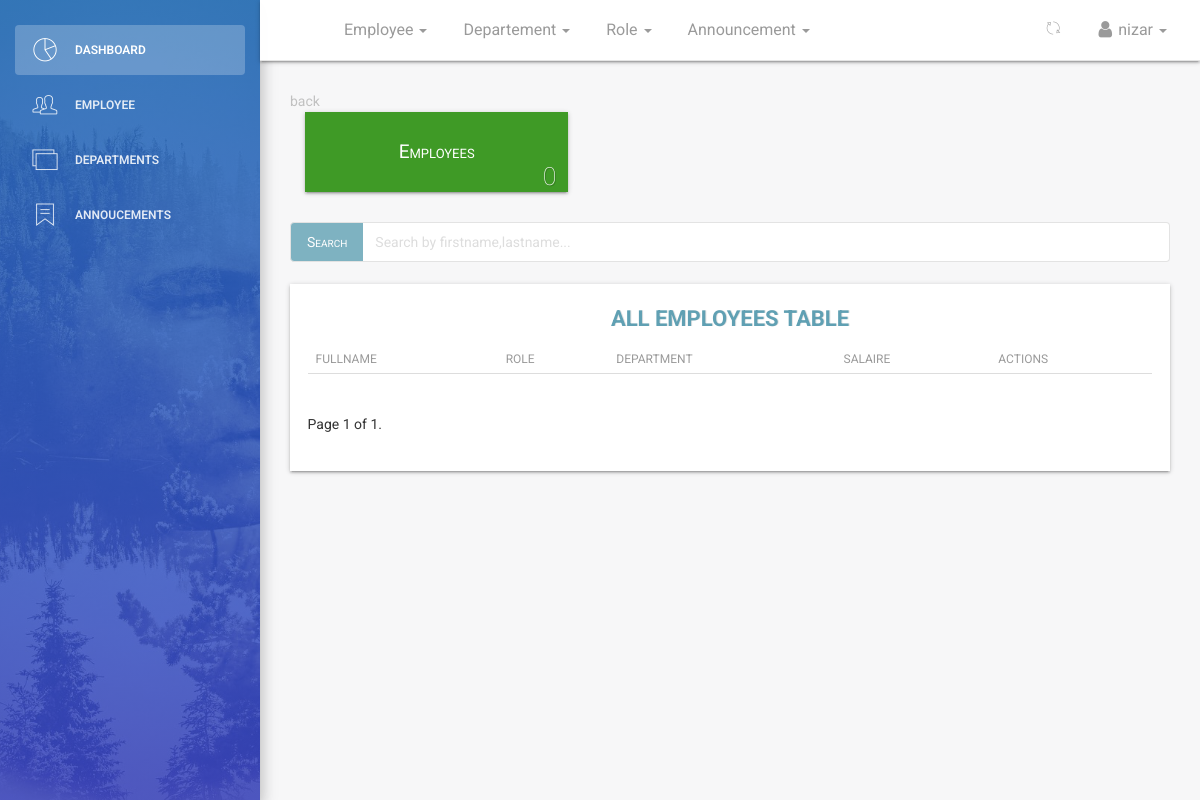
Before: /dashboard/employees/all/ (signed in) with the older database file.
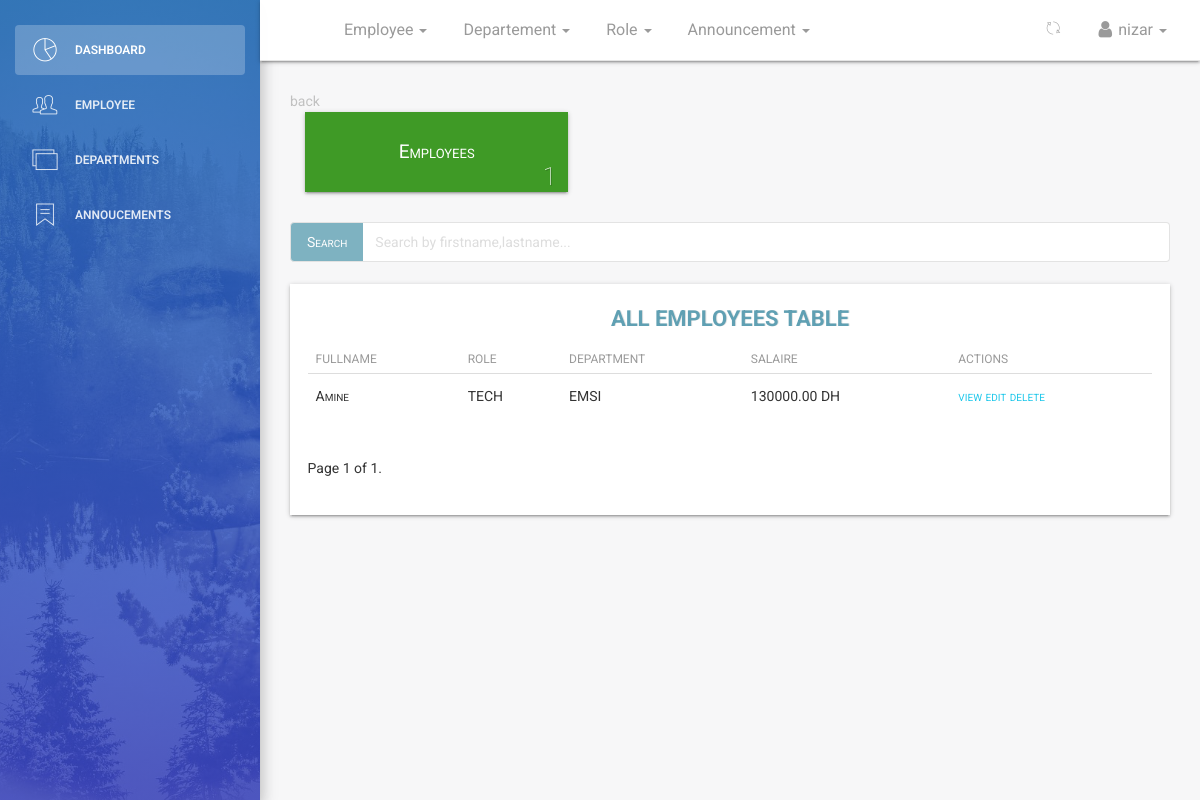
After: the same page with the newer database file.
### employee/models.py (models this page shows, shortened)
class Employee(models.Model):
    MALE = 'male'
    FEMALE = 'female'
    OTHER = 'other'
    NOT_KNOWN = 'Not Known'
    GENDER = (
        (MALE, 'Male'),
        (FEMALE, 'Female'),
        (OTHER, 'Other'),
        (NOT_KNOWN, 'Not Known'),
    )
    user = models.ForeignKey(User, on_delete=models.CASCADE, default=1)
    image = models.FileField(_('Profile Image'), upload_to='profiles', default='default.png', blank=True,
                             null=True, help_text='upload image size less than 2.0MB')  # work on path username-date/image
    firstname = models.CharField(
        _('Firstname'), max_length=125, null=False, blank=False)
    lastname = models.CharField(
        _('Lastname'), max_length=125, null=False, blank=False)
    sex = models.CharField(_('Gender'), max_length=10,
                           default=MALE, choices=GENDER, blank=False)
    email = models.CharField(
        _('Email (optional)'), max_length=255, default=None, blank=True, null=True)
    tel = PhoneNumberField(default='+212000000000', null=False, blank=False,
                           verbose_name='Phone Number (Example +212000000000)', help_text='Enter number with Country Code Eg. +212000000000')
    bio = models.CharField(_('Bio'), help_text='your biography,tell me something about yourself eg. i love working ...',
                           max_length=255, default='', null=True, blank=True)
    birthday = models.DateField(_('Birthday'), blank=False, null=False)
    cinnumber = models.CharField(
        _('CIN Number'), max_length=30, null=True, blank=True)
    department = models.ForeignKey(Department, verbose_name=_(
        'Department'), on_delete=models.SET_NULL, null=True, default=None)
    role = models.ForeignKey(Role, verbose_name=_(
        'Role'), on_delete=models.SET_NULL, null=True, default=None)
    startdate = models.DateField(
        _('Employement Date'), help_text='date of employement', blank=False, null=True)
    salaire = models.DecimalField(
        _('Salaire'), max_digits=10, decimal_places=2, default=0)
    created = models.DateTimeField(verbose_name=_(
        'Created'), auto_now_add=True, null=True)
    updated = models.DateTimeField(
        verbose_name=_('Updated'), auto_now=True, null=True)
    objects = EmployeeManager()
    class Meta:
        verbose_name = _('Employee')
        verbose_name_plural = _('Employees')
        ordering = ['-created']

class Role(models.Model):
    name = models.CharField(max_length=125)
    description = models.CharField(max_length=125, null=True, blank=True)
    created = models.DateTimeField(
        verbose_name=_('Created'), auto_now_add=True)
    updated = models.DateTimeField(verbose_name=_('Updated'), auto_now=True)
    class Meta:
        verbose_name = _('Role')
        verbose_name_plural = _('Roles')
        ordering = ['name', 'created']
    def __str__(self):
        return self.name

class Department(models.Model):
    name = models.CharField(max_length=125)
    description = models.CharField(max_length=125, null=True, blank=True)
    created = models.DateTimeField(
        verbose_name=_('Created'), auto_now_add=True)
    updated = models.DateTimeField(verbose_name=_('Updated'), auto_now=True)
    class Meta:
        verbose_name = _('Department')
        verbose_name_plural = _('Departments')
        ordering = ['name', 'created']
    def __str__(self):
        return self.name

### dashboard/views.py (the view)
# urls.py: path('employees/all/', views.dashboard_employees, name='employees'),
def dashboard_employees(request):
    if not (request.user.is_authenticated and request.user.is_superuser and request.user.is_staff):
        return redirect('/')
    dataset = dict()
    departments = Department.objects.all()
    employees = Employee.objects.all()
    query = request.GET.get('search')
    if query:
        employees = employees.filter(
            Q(firstname__icontains=query) |
            Q(lastname__icontains=query)
        )
    paginator = Paginator(employees, 10)  # show 10 employee lists per page
    page = request.GET.get('page')
    employees_paginated = paginator.get_page(page)
    dataset['employee_list'] = employees_paginated
    dataset['departments'] = departments
    dataset['all_employees'] = Employee.objects.all_employees()
    dataset['title'] = 'Employees list view'
    return render(request, 'dashboard/employee_app.html', dataset)

### employee/managers.py (called while the page is built)
    def all_employees(self):
        return super().get_queryset()

### templates/dashboard/employee_app.html (shortened to what this page needs)
{% extends '_layout.html' %}
 {% block navheader %}
 	{% include 'includes/navheader_employee_app.html' %}
 {% endblock %}
 {% block content %}
        <section class="content">
            <section class="container-fluid">
            	<section class="row">
	            		<section class="col col-lg-12">
	            			<a href="{{request.META.HTTP_REFERER|escape}}" style="color:#c1c1c1;">back</a>
	            		</section>
            	</section>
            	   <section class="row">
                        <section class="col col-sm-8 offset-sm-2">
                        </section>
                    </section>
                    <section class="row margin-bottom">
                    	<div class="container-fluid">
                    	<section class="col-lg-4 col-md-4 col-sm-12">
	            			<div class="employee-box sec-box">
	            				<a href="{% url 'dashboard:employees' %}">
	            				<span>Employees</span>
	            				</a>
	            				<span class="count-object">{{ all_employees.count }}</span>
	            			</div>
            			</section>
	            		</div>
                    </section>
					<div class="row" style="margin-bottom: 2.2rem;margin-top: 3rem;">
					 <div class="">
					  <div class="col-lg-12">
					  	<form action="" method="GET">
						    <div class="input-group">
						      <span class="input-group-btn">
						        <button class="btn btn-default" id = "stylebutton" type="button">Search</button>
						      </span>
						      <input type="search" value="{{request.GET.search}}" name="search" class="form-control" placeholder="Search by firstname,lastname...">
						    </div>
					    </form>
					  </div>
					  </div>
					</div>
                	<div class="table-responsive table-shadow">
                		<div class="text-center table-description">
                			<h4 class="title-h3" style="color: #60a0b3 !important;
    						text-shadow: 1px 0px rgba(0,0,0,0.11)">ALL EMPLOYEES TABLE</h4>
                		</div>
                		<table class="table">
							  <thead>
							    <tr>
							      <th scope="col">Fullname</th>
							      <th scope="col">Role</th>
							      <th scope="col">Department</th>
							      <th scope="col">Salaire</th>
								<th scope="col">Actions</th>
							    </tr>
							  </thead>
							  <tbody>
							  	{% for employee in employee_list %}
							    <tr>
							      <td>{{ employee.user }}</td>
							      <td>{{ employee.role }}</td>
							      <td>{{ employee.department }}</td>
							      <td>{{ employee.salaire }} DH</td>
								  <td>
							      	<a href="{% url 'dashboard:employeeinfo' employee.id %}">
							      	    view
							      	</a>
							        <a href="{% url 'dashboard:edit' employee.id %}">
							       	edit
							        </a>
									<a href="{% url 'dashboard:delete' employee.id %}">
										delete
									 </a>
							      </td>
							    </tr>
							    {% endfor %}
							  </tbody>
						</table>
							  <div class="pagination">
							    <span class="step-links">
							        <span class="current">
							            Page {{ employee_list.number }} of {{ employee_list.paginator.num_pages }}.
							        </span>
							    </span>
							</div>
					</div>
            </section>
        </section>
 {% endblock %}

### templates/_layout.html (shortened to what this page needs)
{% load static %}
{% load humanize %}
<!doctype html>
<html lang="en">
<head>
    <link href="{% static 'css/bootstrap.min.css' %}" rel="stylesheet" />
    <link href="{% static 'css/animate.min.css' %}" rel="stylesheet"/>
    <link href="{% static 'css/light-bootstrap-dashboard.css' %}" rel="stylesheet"/>
    <link href="{% static 'css/demo.css' %}" rel="stylesheet" />
    <link href="http://maxcdn.bootstrapcdn.com/font-awesome/4.2.0/css/font-awesome.min.css" rel="stylesheet">
    <link href="{% static 'css/pe-icon-7-stroke.css' %}" rel="stylesheet" />
    <link rel="stylesheet" href="//code.jquery.com/ui/1.12.1/themes/base/jquery-ui.css">
</head>
<body>
<div class="wrapper">
    <div class="sidebar" data-color="blue" data-image="{% static 'img/sidebar-1.jpg' %}">
    	<div class="sidebar-wrapper">
            <ul class="nav">
                {% if request.user.is_superuser and request.user.is_staff %}
                <li class="active">
                    <a href="{% url 'dashboard:dashboard' %}">
                        <i class="pe-7s-graph"></i>
                        <p>Dashboard</p>
                    </a>
                </li>
                <li>
                    <a href="{% url 'dashboard:employees' %}">
                        <i class="pe-7s-users"></i>
                        <p>Employee</p>
                    </a>
                </li>
                <li>
                    <a href="{% url 'dashboard:departments' %}">
                        <i class="pe-7s-photo-gallery"></i>
                        <p>Departments</p>
                    </a>
                </li>
                {% endif %}
                <li>
                    <a href="{% url 'dashboard:announcements' %}">
                        <i class="pe-7s-ribbon"></i>
                        <p>Annoucements</p>
                    </a>
                </li>
            </ul>
    	</div>
    </div>
    <div class="main-panel">
    {% block navheader %}{% endblock %}
    {% block content %}{% endblock %}
    </div>
</div>
</body>
</html>

### templates/includes/navheader_employee_app.html (shortened to what this page needs)
 {% load static %}
 <nav class="navbar navbar-default navbar-fixed shadow">
            <div class="container-fluid">
                <div class="collapse navbar-collapse">
                    <ul class="nav navbar-nav navbar-left">
                        <li>
                            <a href="" class="dropdown-toggle" data-toggle="dropdown">
                            </a>
                        </li>
                        {% if request.user.is_superuser and request.user.is_staff %}
                        <li class="dropdown">
                              <a href="" class="dropdown-toggle" data-toggle="dropdown">
                                    <p>
                                        Employee
                                        <b class="caret"></b>
                                    </p>
                              </a>
                        </li>
                        <li class="dropdown">
                            <a href="" class="dropdown-toggle" data-toggle="dropdown">
                                  <p>
                                      Departement
                                      <b class="caret"></b>
                                  </p>
                            </a>
                      </li>
                      <li class="dropdown">
                        <a href="" class="dropdown-toggle" data-toggle="dropdown">
                              <p>
                                  Role
                                  <b class="caret"></b>
                              </p>
                        </a>
                  </li>
                  <li class="dropdown">
                    <a href="" class="dropdown-toggle" data-toggle="dropdown">
                          <p>
                              Announcement
                              <b class="caret"></b>
                          </p>
                    </a>
              </li>
                        {% endif %}
                    </ul>
                    <ul class="nav navbar-nav navbar-right">
                        <li class="dropdown">
                              <a href="" class="dropdown-toggle refresh-page" data-toggle="dropdown" title="refresh current page">
                                    <i class="pe-7s-refresh-2"></i>
                              </a>
                        </li>
                        <li class="dropdown">
                              <a href="" class="dropdown-toggle" data-toggle="dropdown">
                                    <p>
                                        <i class="fa fa-user"></i> {{ request.user}}
                                        <b class="caret"></b>
                                    </p>
                              </a>
                        </li>
                    </ul>
                </div>
            </div>
        </nav>

Changed rows visible on the page:
added Employee: user "Amine", role "TECH", department "EMSI", salaire "130000.00"
Other visible differences:
{{ all_employees.count }}: "0" → "1"
